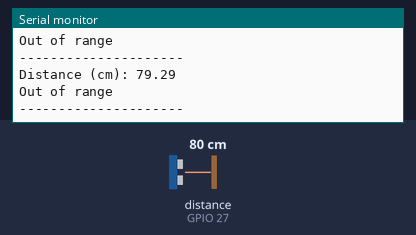
A sketch run on a simulated ESP32. Parts: the last lines printed to the serial monitor. Wiring (inferred from the names in the program): ultrasonic range finder: trigger GPIO 14; echo GPIO 27. The test bench sets the inputs (shaded band); at power-on: distance to the obstacle (sensor on GPIO 27) 80 cm. The echo pulse lasts 58.3 µs per cm; WiFi joins after 1.5 s; servers stay silent unless stated.

Above: at 2.7 s.
2.8 s: distance to the obstacle (sensor on GPIO 27) set to 2 cm
At 3.4 s:
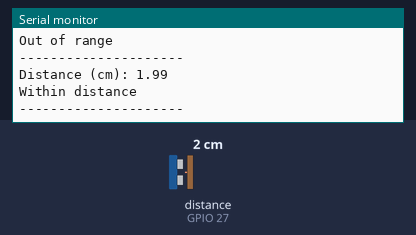
5.0 s: distance to the obstacle (sensor on GPIO 27) set to 4 cm
At 5.4 s:
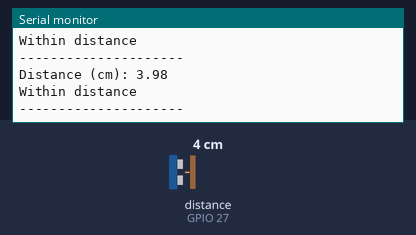
Timing chart, 0 to 8.0 s (numbered marks = the images above; inputs shaded):
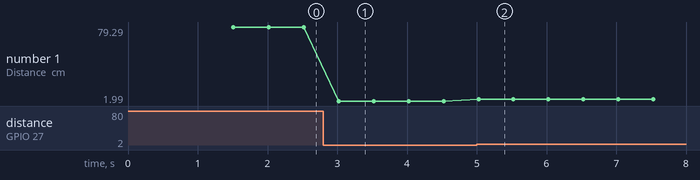

The sketch:

distanceSensor.ino
```cpp
#include <WiFi.h>

const int trigPin = 14;
const int echoPin = 27;
const char* ssid = "yale wireless";
const char* password = "";

#define SOUND_SPEED 0.034  // cm per microsecond (speed of sound)

#define DISTANCE_THRESHOLD 70.0  // 1 meter = 100 cm

long duration;
float distanceCm;


void setup() {
  Serial.begin(115200);      // Start serial communication

  //wifi setup
  WiFi.mode(WIFI_STA); //Optional
  WiFi.begin(ssid, password);
  Serial.println("\nConnecting");

  while(WiFi.status() != WL_CONNECTED){
      Serial.print(".");
      delay(100);
  }

  Serial.println("\nConnected to the WiFi network");
  Serial.print("Local ESP32 IP: ");
  Serial.println(WiFi.localIP());

  //print distance
  pinMode(trigPin, OUTPUT);  // Set trigPin as output
  pinMode(echoPin, INPUT);   // Set echoPin as input
}

void loop() {
  // Clear the trigger pin
  digitalWrite(trigPin, LOW);
  delayMicroseconds(2);

  // Trigger the sensor by setting the trigPin high for 10 microseconds
  digitalWrite(trigPin, HIGH);
  delayMicroseconds(10);
  digitalWrite(trigPin, LOW);

  // Read the echoPin and calculate the duration
  duration = pulseIn(echoPin, HIGH, 30000); // Timeout to prevent lock-up

  // Calculate distance in cm
  distanceCm = (duration * SOUND_SPEED) / 2;

  // Print the actual distance
  Serial.print("Distance (cm): ");
  Serial.println(distanceCm);

  // Check if within 1 meter
  if (distanceCm > 0 && distanceCm <= DISTANCE_THRESHOLD) {
    Serial.println("Within distance");
  } else {
    Serial.println("Out of range");
  }

  Serial.println("---------------------"); // Separator for readability
  delay(500);
}
```

Measured:
- after the input at 2.8 s, the serial monitor: prints a new line after 0.22 s (image 1)
- after the input at 5.0 s, the serial monitor: prints a new line at once (image 2)
- plotted number 1: 79.29 → 1.99 after the input at 2.8 s, 1.99 → 3.98 after the input at 5.0 s
